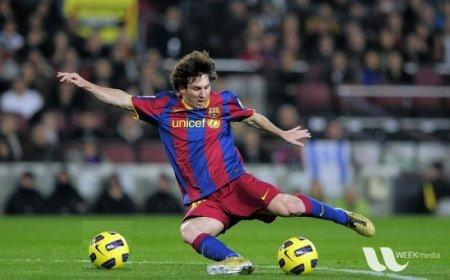
#> input picture day5/messi1.jpg, 450 x 280 px
$ python schar.py   (older library calls are emulated)
#> lines starting #> are read from the running program, lines starting #| are printed output that depends on the picture
import cv2
import numpy as np
from matplotlib import pyplot as plt

img = cv2.imread('messi1.jpg',0)
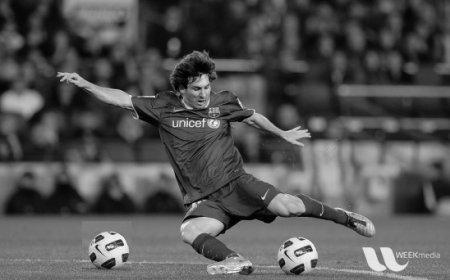
#> img: shape (280, 450); min 0, max 255, mean 83.2
scharrx=cv2.Scharr(img,cv2.CV_64F,0,1)
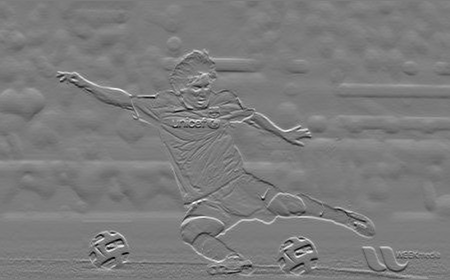
#> scharrx: shape (280, 450) float64; min -2850, max 3008, mean 6.2; drawn with min black and max white
plt.subplot(121),plt.imshow(img,cmap = 'gray')
plt.title('Original Image'), plt.xticks([]), plt.yticks([])
plt.subplot(122),plt.imshow(scharrx,cmap = 'gray')
plt.title('schar x'), plt.xticks([]), plt.yticks([])
plt.show()
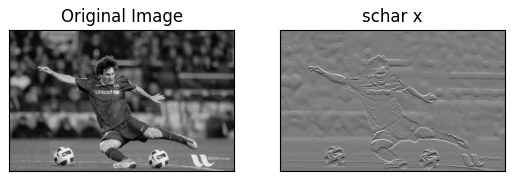
#> figure drawn by matplotlib, 2 panels

$ run again, with day5/field.jpg copied over day5/messi1.jpg
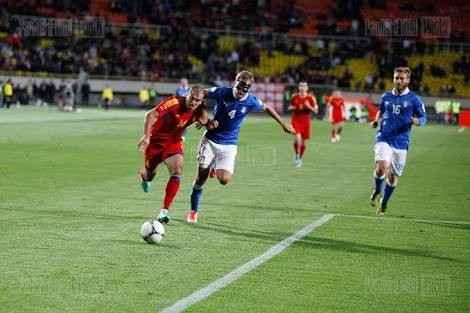
#> input picture day5/field.jpg, 470 x 313 px
#> `scharrx=cv2.Scharr(img,cv2.CV_64F,0,1)`:
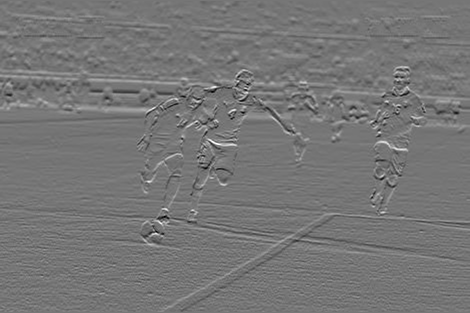
#> scharrx: shape (313, 470) float64; min -2987, max 3464, mean 11.6; drawn with min black and max white
#> `plt.show()`:
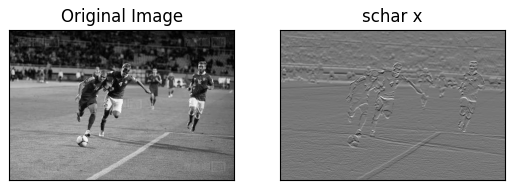
#> figure drawn by matplotlib, 2 panels
